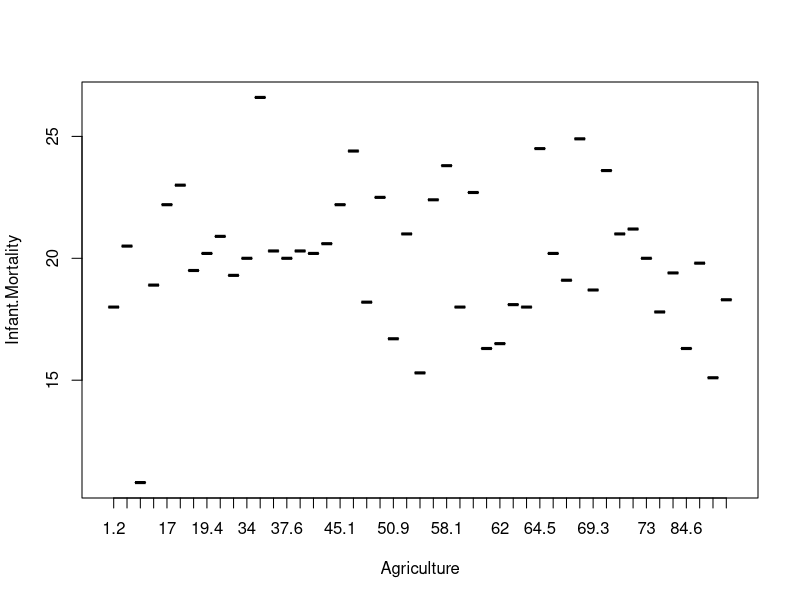
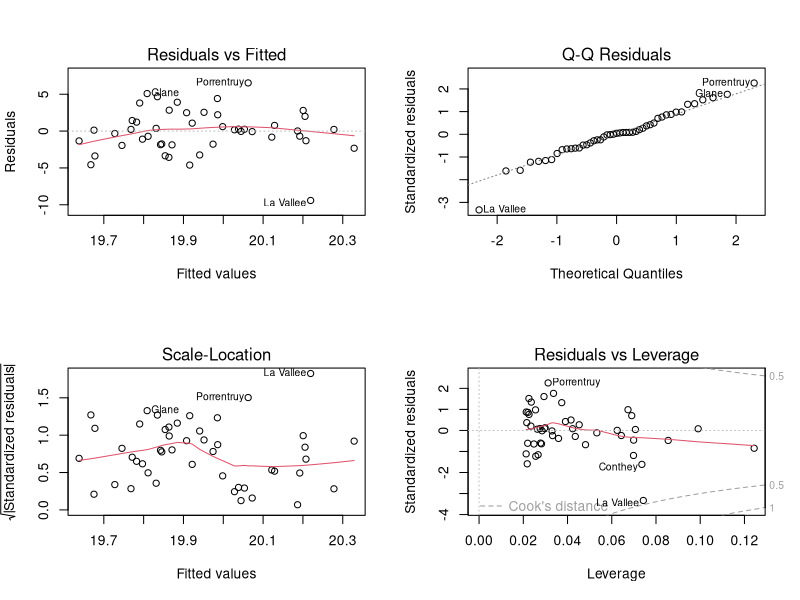

These figures' R source, in order:
## ---- chunk 1
knitr::opts_chunk$set(echo = FALSE)
## ---- chunk 2
library(datasets)
swdata <- swiss
boxplot(Infant.Mortality ~ Agriculture, 
            data = swdata)
## ---- chunk 3
library(datasets)
library(glmnet)
swdata <- swiss
model <- lm(Infant.Mortality ~ Agriculture, data=swdata)
par(mfrow = c(2,2))
plot(model)
## ---- chunk 4

library(glmnet)
library(datasets)
library(corrplot)

swdata <- swiss

Xn <- swdata[, !names(swdata) %in% c("Infant.Mortality")]
yn <- swdata["Infant.Mortality"]

X <- as.matrix(Xn)  
y <- as.matrix(yn)


lambdas <- 10^seq(-5, 5, length.out = 100)

lasso_cv <- cv.glmnet(X, y, alpha = 1, lambda = lambdas,
                      standardize = TRUE, nfolds = 10)

lambda_cv <- lasso_cv$lambda.min

model_cv <- glmnet(X, y, alpha = 1,
                   lambda = lambda_cv, standardize = TRUE)

y_hat_cv <- predict(model_cv, X)
rsq_lasso_cv <- cor(y, y_hat_cv)^2
lasso_coef_shrink <- glmnet(X, y, alpha = 1, lambda = lambdas, standardize = FALSE)

lcs <- glmnet(X, y, alpha = 1, lambda = lambda_cv, standardize = FALSE)

coeffs <- coef(lcs)
df <- data.frame(name = coeffs@Dimnames[[1]][coeffs@i + 1], coefficient = coeffs@x)
df$abs <- abs(df$coefficient)
df[order(df$abs, decreasing=TRUE),]
## ---- chunk 5
rsq_lasso_cv
